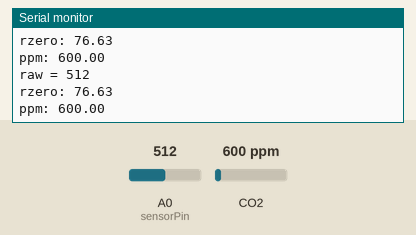
This sketch was run on a simulated Arduino Uno, built with avr-gcc and run on an emulated ATmega328P. Shown: the last lines printed to the serial monitor. The test bench sets the inputs (shaded band); at power-on: CO2 600 ppm, A0 (sensorPin) = 512.

Above: at 1.8 s.
1.9 s: CO2 set to 452 ppm
At 2.8 s:
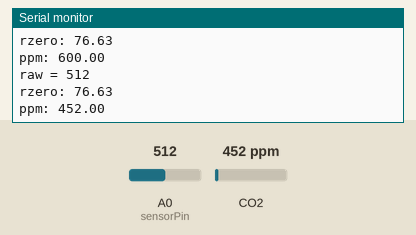
3.4 s: A0 (sensorPin) set to 716
At 4.7 s:
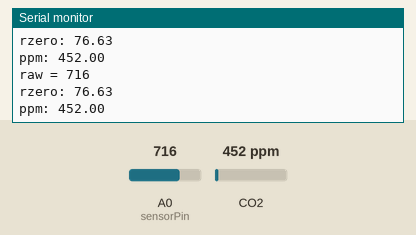
4.9 s: CO2 set to 1050 ppm
At 5.8 s:
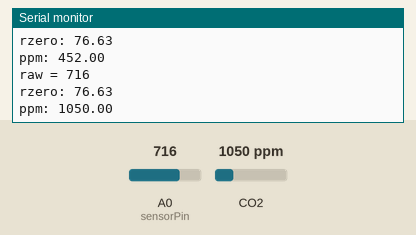
6.4 s: A0 (sensorPin) set to 900
At 7.4 s:
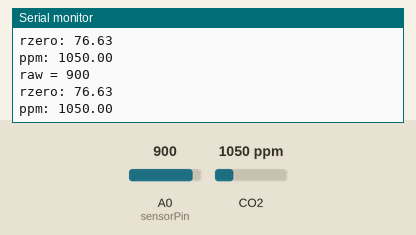
Timing chart, 0 to 8.9 s (numbered marks = the images above; inputs shaded):
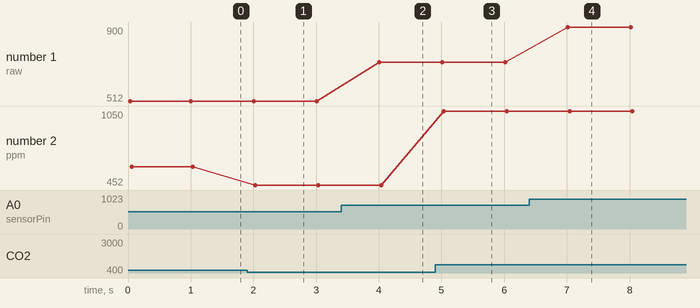

The sketch:

CO2_MEASUREMENT.ino
```cpp
#define RLOAD 22.0
// Calibration resistance at atmospheric CO2 level
#define RZERO 30.94
#include "MQ135.h"
MQ135 gasSensor = MQ135(A0);
int val;
int sensorPin = A0;
int sensorValue = 0;
int k=1,t=0;
void setup() {

  Serial.begin(9600);
  pinMode(sensorPin, INPUT);
  Serial.print("reading no.");
  Serial.print("   ppm");
  Serial.println("        time");

}

void loop() {
  val = analogRead(A0);
  Serial.print ("raw = ");
  Serial.println (val);
  float zero = gasSensor.getRZero();
  Serial.print ("rzero: ");
  Serial.println (zero);
  float ppm = gasSensor.getPPM();

  //Serial.print(k);
  k=k+1;
  Serial.print ("ppm: ");
  //Serial.print("          ");
  Serial.println(ppm);
  //Serial.print("      ");
  //Serial.println(t);
  t=t+1;
  //for(int i=1;i<2;i++)
  {
    //for(int j=0;j<60;j++)
    {

  delay(1000);
    }
  }

}
```

Measured:
- after the input at 1.9 s, the serial monitor: prints a new line after 0.13 s (image 1)
- after the input at 3.4 s, the serial monitor: prints a new line after 0.61 s (image 2)
- after the input at 4.9 s, the serial monitor: prints a new line after 0.14 s (image 3)
- after the input at 6.4 s, the serial monitor: prints a new line after 0.62 s (image 4)
- plotted number 1: 512 → 716 after the input at 3.4 s, 716 → 900 after the input at 6.4 s
- plotted number 2: 600 → 452 after the input at 1.9 s, 452 → 1050 after the input at 4.9 s
